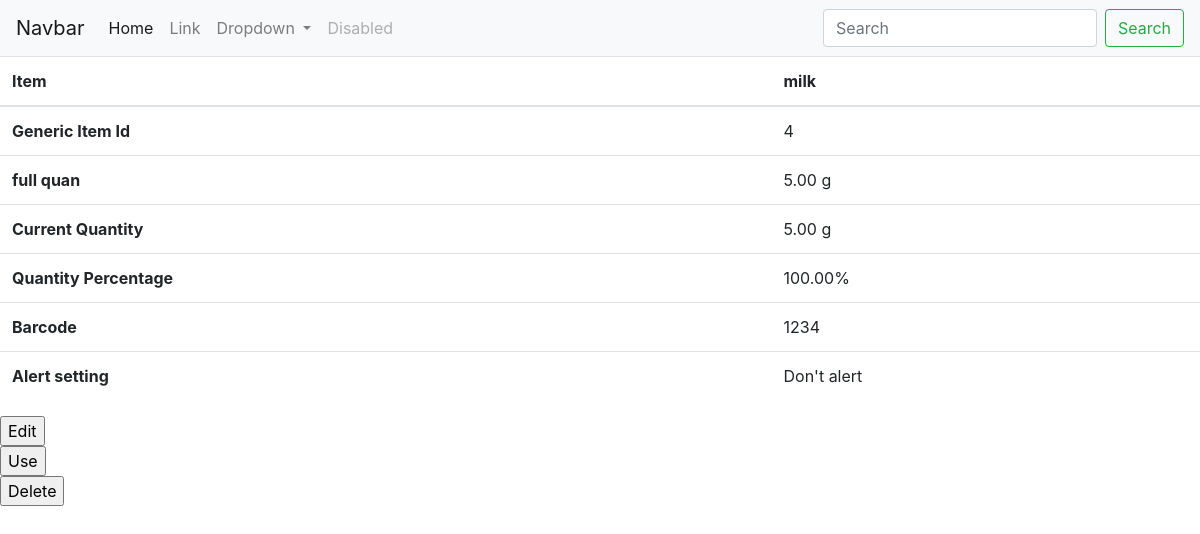
Screenshot of /inventory/4/ with the database file from the repository.
### inventory/models.py (models this page shows, shortened)
class Item(models.Model):
    item_alert_choices = (
        ('0', "Don't alert"),
        ('1', "Optional alert"),
        ('2', "Alert always"),
    )
    unit_choices = (
        ('u', "units"),
        ('oz', "oz"),
        ('g', "g"),
    )
    item_name = models.CharField(max_length=30)
    generic_item_id = models.PositiveIntegerField()
    full_quantity = models.DecimalField(max_digits=5, decimal_places=2)
    current_quantity = models.DecimalField(
        blank=True,
        null=True,
        max_digits=5,
        decimal_places=2
    )
    unit = models.CharField(
        max_length=2,
        choices=unit_choices,
        default='g'
    )
    quantity_percentage = models.DecimalField(
        default='100',
        max_digits=5,
        decimal_places=2
    )
    expiry_date = models.DateField(
        blank=True,
        null=True,
    )
    aeoo_bool = models.BooleanField(
        help_text="Set to true if item will expire quicker after it's opened, ex. Meat"
    )
    aeoo_int = models.PositiveIntegerField(
        blank=True,
        null=True,
        help_text='If item is an AEOO item, this is the number of days it will expire after being opened'
    )
    pack_bool = models.BooleanField(help_text='Set to true if item will need a QR code generated for each unit for effective tracking')
    pack_int = models.PositiveIntegerField(
        blank=True,
        null=True,
        help_text='If item is pack item, this is the number of required QR codes for this item'
    )
    aeoo_date = models.DateField(blank=True, null=True)
    barcode = models.CharField(max_length=12)
    indv_barcode = models.CharField(
        max_length=12,
        blank=True,
        help_text='Enter if units within an item are labeled for resale, ex. Beer'
    )
    price = models.DecimalField(
        max_digits=6,
        decimal_places=2,
        blank=True,
        null=True,)
    price_per_quantity = models.DecimalField(
        max_digits=5,
        decimal_places=2,
        blank=True,
        null=True,)
    item_alert = models.CharField(
        max_length=1,
        choices=item_alert_choices,
        default='2'
    )
    def __str__(self):
        return self.item_name

### inventory/views.py (the view)
# urls.py: path('<int:Item_id>/', views.view, name='view'),
def view(request, Item_id):
    item = Item.objects.get(id=Item_id)
    context = {'item': item}
    return render(request, 'inventory/view.html', context)

### inventory/templates/inventory/view.html (shortened to what this page needs)
{% extends "inventory/base.html" %}
{% block content %}
<table class="table">
        <thead>
          <tr>
            <th scope="col">Item</th>
            <th scope="col">{{item}}</th>
          </tr>
        </thead>
        <tbody>
          <tr>
            <th scope="row">Generic Item Id</th>
            <td>{{item.generic_item_id}}</td>
          </tr>
          <tr>
            <th scope="row">full quan</th>
            <td>{{item.full_quantity}} {{item.get_unit_display}}</td>
          </tr>
          <tr>
            <th scope="row">Current Quantity</th>
            <td>{{item.current_quantity}} {{item.get_unit_display}}</td>
          </tr>
          <tr>
            <th scope="row">Quantity Percentage</th>
            <td>{{item.quantity_percentage}}%</td>
          </tr>
          <tr>
            <th scope="row">Barcode</th>
            <td>{{item.barcode}}</td>
          </tr>
          {% if item.item_alert %}
          <tr>
            <th scope="row">Alert setting</th>
            <td>{{item.get_item_alert_display}}</td>
          </tr>
          {% endif %}
        </tbody>
      </table>
      <form action="{% url 'edit' item.id %}">
        <input type="submit" value="Edit" />
      </form>
      <form action="{% url 'use' item.id %}">
        <input type="submit" value="Use" />
      </form>
      <form action="{% url 'delete' item.id %}">
        <input type="submit" value="Delete" />
      </form>
{% endblock %}

### rows the page displays
Item: item_name "milk", generic_item_id "4", full_quantity "5.00", unit "g", current_quantity "5.00", quantity_percentage "100.00", barcode "1234", item_alert "Don't alert"
